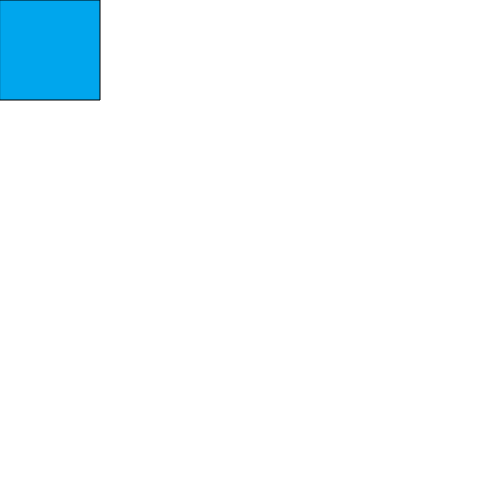
Frame 1 (no input)
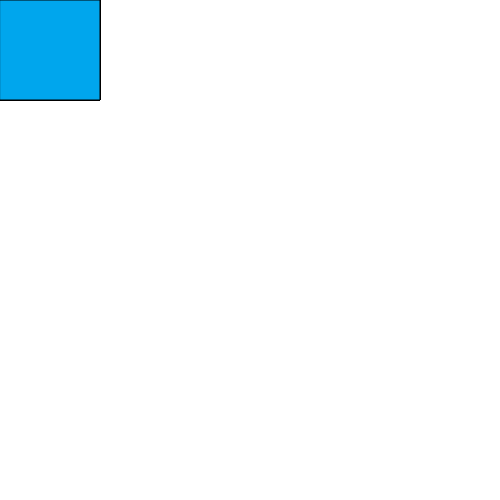
Frame 60 (no input)
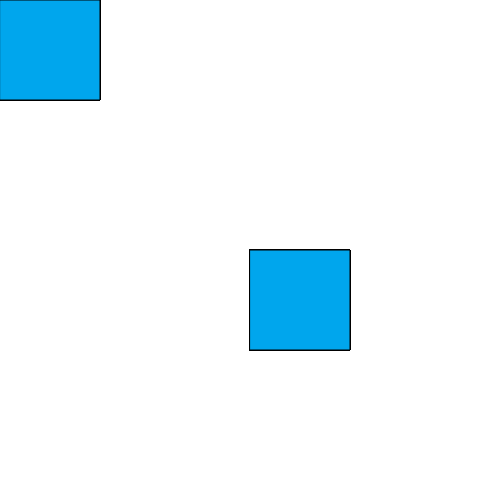
Frame 120 (the mouse pressed at the canvas centre since frame 60)

The p5.js sketch that drew these frames (run headless with seeded random() and noise() and a simulated clock; from frame 60 on, the mouse is pressed at the canvas centre):

// p5.js sketch
// ── sketch.js
function setup() {
  // put setup code here
  createCanvas(500, 500);
}

function draw() {
  // put drawing code here
fill('#00A6ED')
  rect(mouseX, mouseY, 100, 100) ;
}
